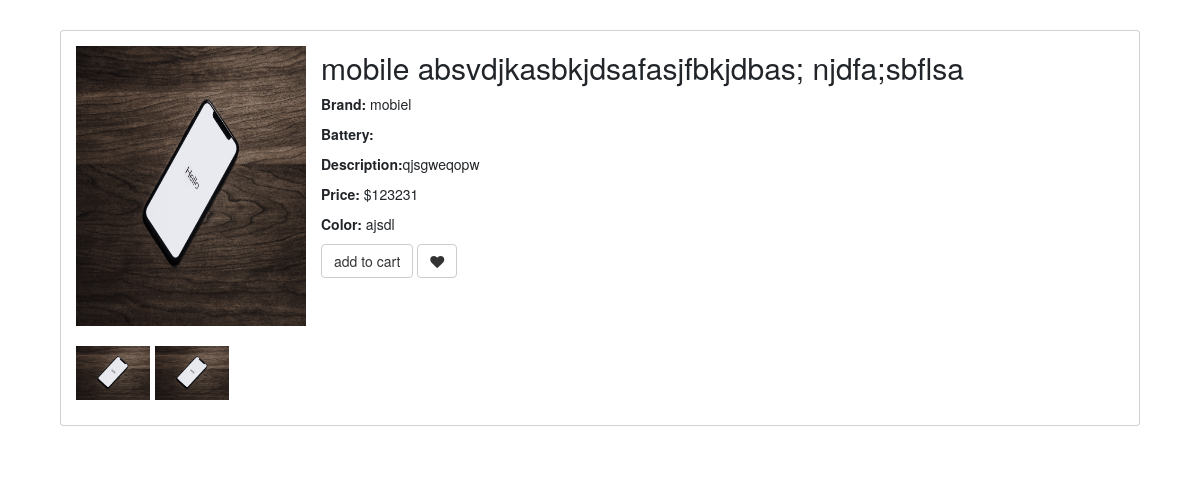
Page /app2/mobile/3/ on the earlier database version.
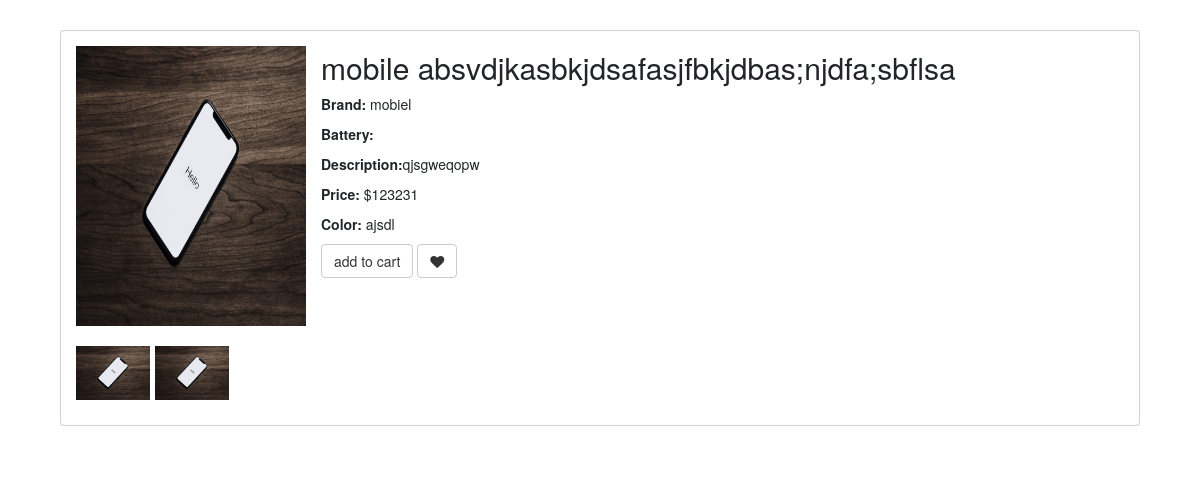
Same page on the later database version.
### app2/models.py (models this page shows, shortened)
class Product(models.Model):
    user = models.ForeignKey(CustomUser, on_delete=models.CASCADE, null=True)
    name = models.CharField(max_length=255, null=True)
    product_name = models.CharField(max_length=255, null=True)
    brand_name = models.CharField(max_length=255, null=True)
    price = models.CharField(max_length=255, null=True)
    image1 = models.ImageField(upload_to='sample/', null=True, blank=True, max_length=255)
    image2 = models.ImageField(upload_to='sample/', null=True, blank=True, max_length=255)
    image3 = models.ImageField(upload_to='sample/', null=True, blank=True, max_length=255)
    description = models.TextField(max_length=255, null=True)
    category = models.CharField(max_length=255, null=True)
    stock = models.PositiveIntegerField(max_length=255, default=0)

### app2/views.py (the view)
# urls.py: path('mobile/<int:product_id>/', views.mobile_details, name='mobile_details'),
def mobile_details(request,product_id):
    product = Product.objects.filter(id=product_id)
    mobile = ProductMobile.objects.get(product_id=product_id)
    return render(request,'details/mobile.html',{'product':product,'mobile':mobile})

### template/details/mobile.html (shortened to what this page needs)
{% load static %}
<!DOCTYPE html>
<html lang="en">
  <head>
    <link
      href="https://cdn.jsdelivr.net/npm/bootstrap@5.3.1/dist/css/bootstrap.min.css"
      rel="stylesheet"
    />
    <link
      href="//maxcdn.bootstrapcdn.com/bootstrap/3.3.0/css/bootstrap.min.css"
      rel="stylesheet"
      id="bootstrap-css"
    />
    <link
      href="https://maxcdn.bootstrapcdn.com/font-awesome/4.7.0/css/font-awesome.min.css"
      rel="stylesheet"
    />
  </head>
  <body>
    <div class="container p-5">
      {% for product in product %}
      <div class="card">
        <div class="d-flex flex-row">
          <div class="image-and-subImg d-flex flex-column p-4">
            <div class="main-image">
              <img src="{{ product.image1.url }}" alt="" />
            </div>
            <div class="sub-images gap-2 d-flex flex-row">
              <div class="product-sub-image">
                <img src="{{ product.image3.url }}" alt="" />
              </div>
              <div class="product-sub-image">
                <img src="{{ product.image3.url }}" alt="" />
              </div>
            </div>
          </div>
          <div class="description h-100">
            <div class="product-details">
              <h2>{{ product.product_name }}</h2>
              <p><strong>Brand:</strong> {{ product.brand_name }}</p>
              <p><strong>Battery:</strong> {{ mobile.battery }}</p>
              <p><strong>Description:</strong>{{product.description}}</p>
              <p><strong>Price:</strong> ${{ product.price }}</p>
              <p><strong>Color:</strong> {{ mobile.color }}</p>
            </div>
            <a href="{% url 'addtocart' product.id %}">
            <button class="add-to-cart btn btn-default" type="button">
              add to cart
            </button>
          </a>
            <button class="like btn btn-default" type="button">
              <span class="fa fa-heart"></span>
            </button>
          </div>
        </div>
      </div>
      {% endfor %}
    </div>
  </body>
</html>

Differences in the rows shown:
changed Product "mobiel": product_name "mobile absvdjkasbkjdsafasjfbkjdbas; njdfa;sbflsa" → "mobile absvdjkasbkjdsafasjfbkjdbas;njdfa;sbflsa"
